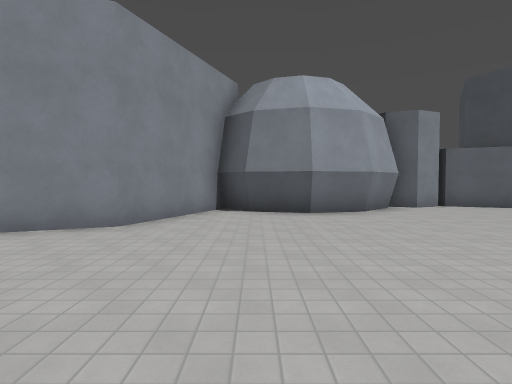
view 1 (above)

18 first-person views from a walk through a level from a Godot 3-D game. The camera is 1.5 m above the floor, tilts 2° down and sees 80° across. The floor is counted in squares, 2 m on a side. Each view is taken from the middle of a square. On the plan, view 1 faces up. The plan holds only what a view shows up to about 10 squares ahead; the rest is blank. The place goes on beyond the plan. Surface patterns are stand-ins for the level's own textures.

view 2
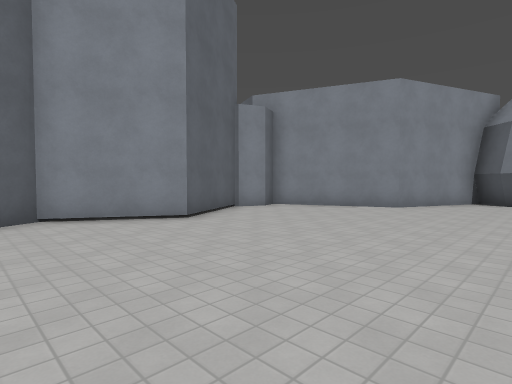

view 3
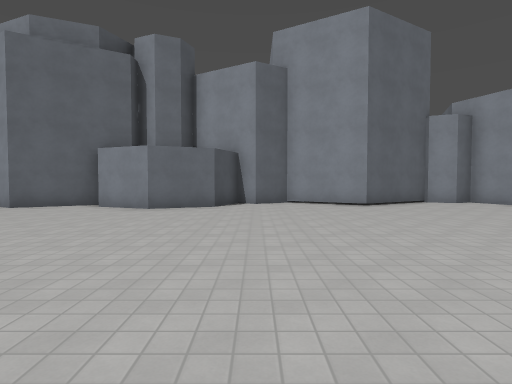

view 4
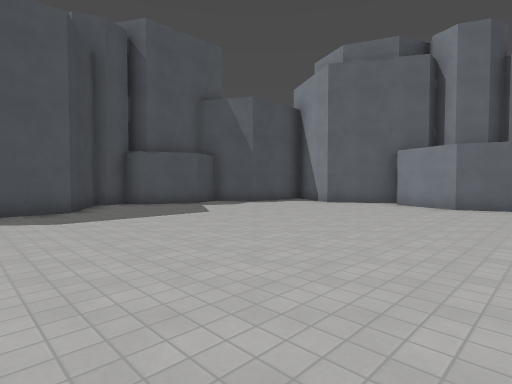

view 5
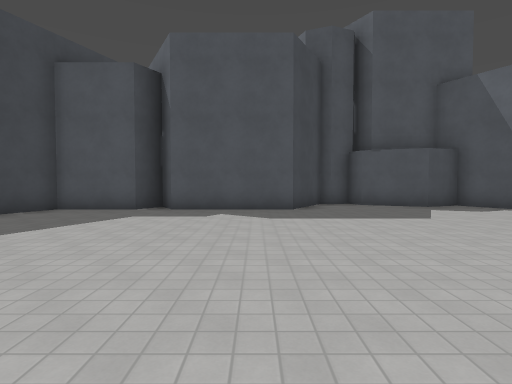

view 6
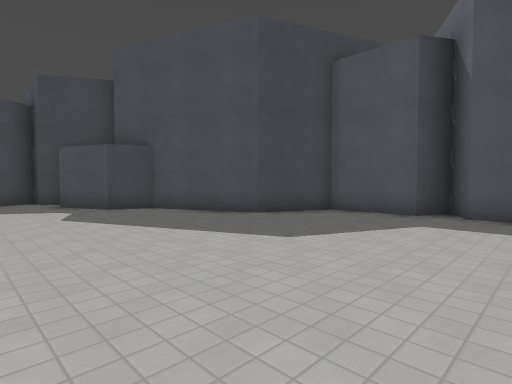

view 7
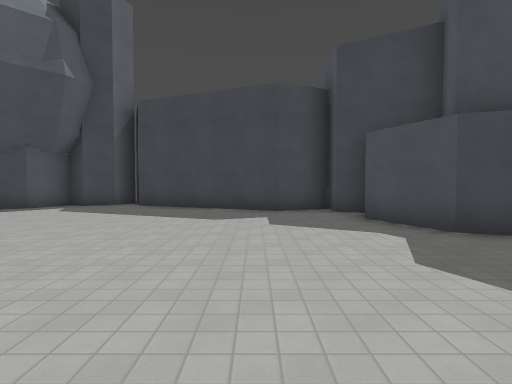

view 8
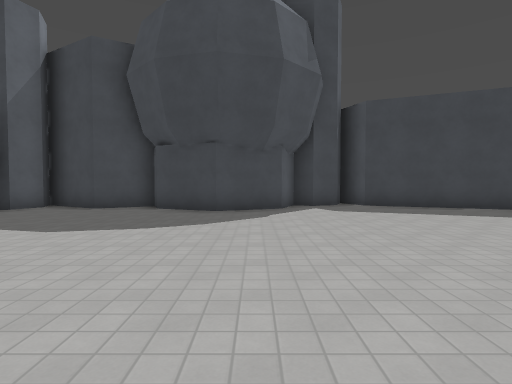

view 9
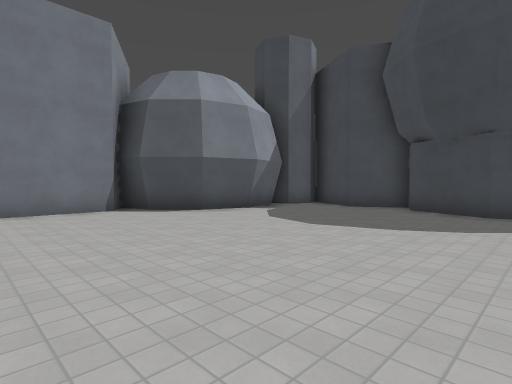

view 10
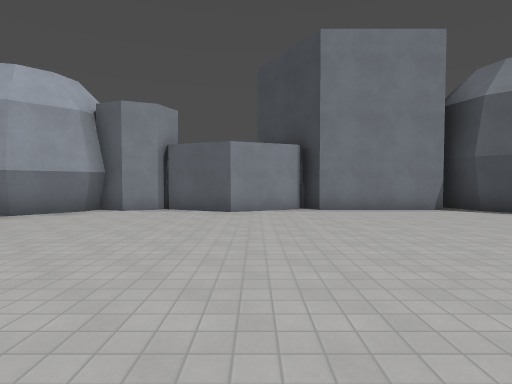

view 11
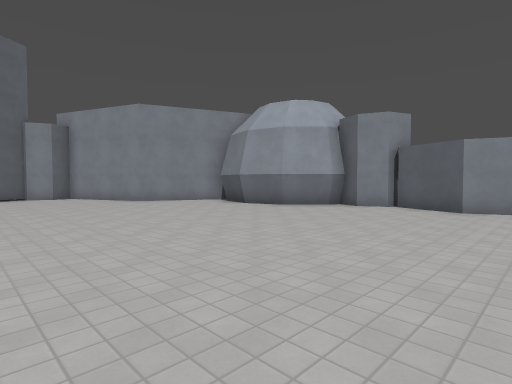

view 12
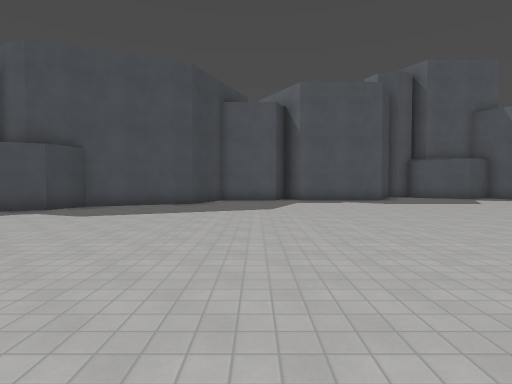

view 13
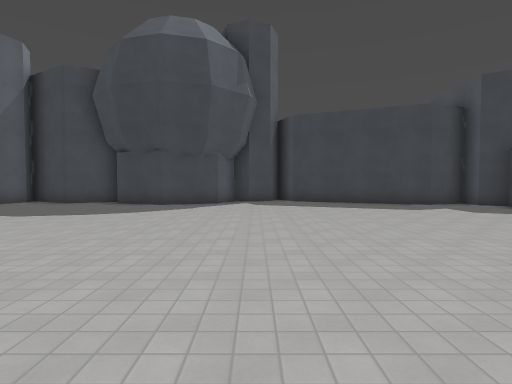

view 14
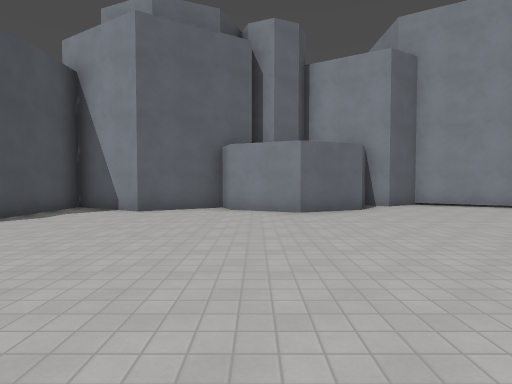

view 15
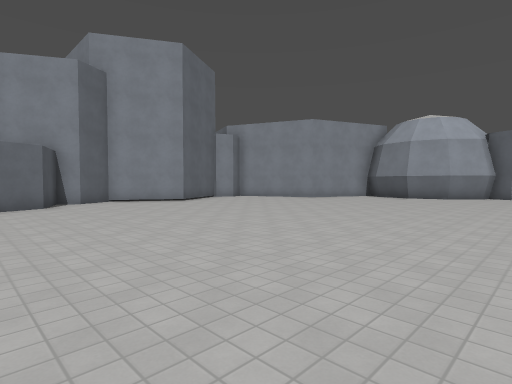

view 16
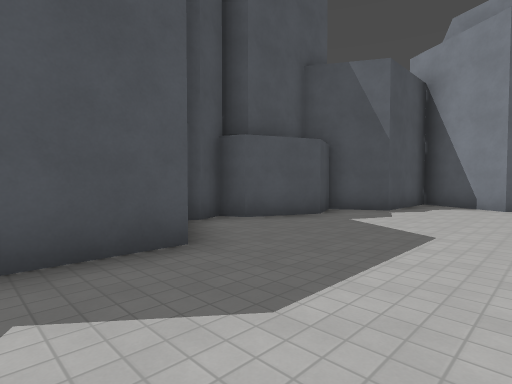

view 17
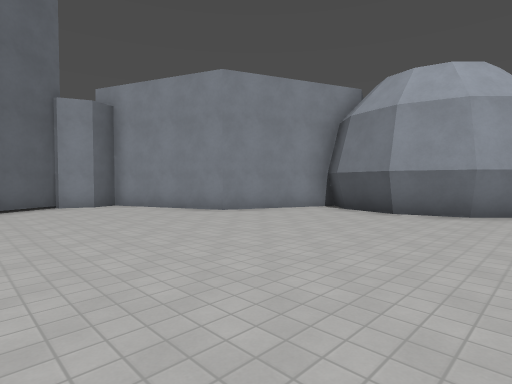

view 18
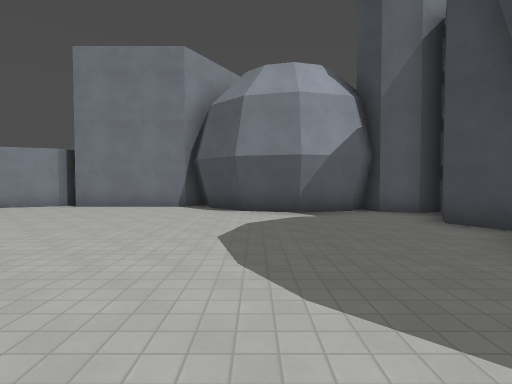

### Floor plan
Points are (right, up) in squares from view 1. A wall is a line through its corners. A room is listed if a view was taken in it or the views show most of it. See-through windows are left out.
Room 1 (views 1, 2, 3, 4, 5, 6, 7, 8, 9, 10, 11, 12, 13, 14, 15, 16, 17, 18)
walls: (5.4, 9.1) (4.6, 8.7) (4, 9) (3.8, 8.5) (2.7, 7.4) (1.2, 7) (-0.2, 7.4) (-1, 8.2) (-2.3, 5) (-5.9, 3.5) (-5.6, 2.8) (-5.9, 2) (-4.4, -0.6) (-5.8, -2.9) (-5.1, -4) (-5.5, -4.6) (-4, -5.2) (-3.3, -6.9) (-4, -8.6) (-4.7, -8.9) (-3.6, -10.9) (-4.8, -13.1) (-2, -13.1) (-1.2, -14.4) (-0.1, -13.9) (1.7, -14.7) (1.9, -15.2) (2.5, -15) (2.8, -15.2) (4, -13.1) (7.3, -13.1) (7.7, -14) (8.2, -13.1) (10.3, -13.1) (11.1, -11.2) (14, -10) (14.4, -8.9) (16.2, -8.2); (9.1, 9.1) (7.4, 8.4) (5.6, 9.2); (17.2, -8.6) (17.5, -8); (12.9, 9) (9.7, 9) (9.3, 9.6); (18.3, -8) (17.7, -6.6) (19.5, -2.4) (20.1, -2.1); (20.1, -1.7) (19.6, -1.6) (19.3, -0.7) (19.5, -0.2) (18.4, 0.3) (17.7, 2) (18.4, 3.7) (19.2, 4) (18.4, 5.4) (19.5, 7.4) (18.8, 7.2) (18, 7.5) (17.9, 7.9) (17.5, 7.6) (16.1, 7.2) (14.5, 7.6) (13.5, 8.6) (13.3, 9.6)

Where each view was taken, in squares from view 1:
view 1: 0 up, 0 right, facing up
view 2: 4 down, 1 right, facing up-left
view 3: 4 down, 5 right, facing left
view 4: 5 down, 6 right, facing down-left
view 5: 5 down, 5 right, facing down
view 6: 6 down, 6 right, facing down-right
view 7: 6 down, 10 right, facing right
view 8: 1 up, 10 right, facing right
view 9: 1 up, 10 right, facing up-right
view 10: 1 up, 8 right, facing up
view 11: 0 up, 9 right, facing up-left
view 12: 1 down, 9 right, facing down
view 13: 1 down, 8 right, facing right
view 14: 8 down, 4 right, facing left
view 15: 7 down, 6 right, facing up-left
view 16: 10 down, 6 right, facing down-left
view 17: 0 up, 4 right, facing up-left
view 18: 0 up, 15 right, facing up
